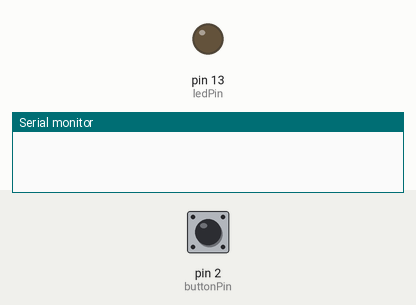
The sketch below on a simulated Arduino Uno, built with avr-gcc and run on an emulated ATmega328P. Shown: output pins drawn as LEDs (lit = HIGH), the last lines printed to the serial monitor. The inputs (shaded band) are chosen by the test bench; at power-on: pin 2 (buttonPin) LOW.

Above: at 1.2 s.
1.3 s: pin 2 (buttonPin) pulled HIGH for 0.15 s
At 2.0 s:
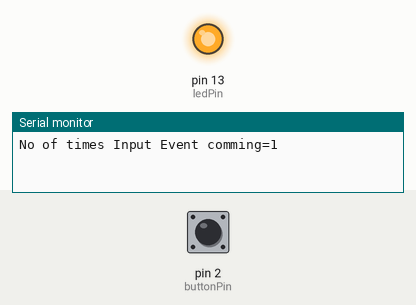
3.0 s: pin 2 (buttonPin) pulled HIGH for 3.2 s
At 4.4 s:
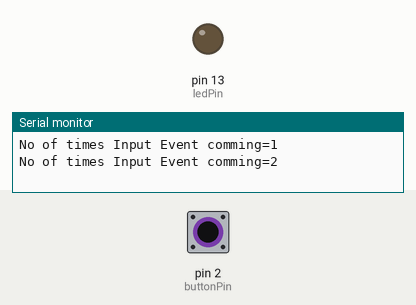
Timing chart, 0 to 7.7 s (numbered marks = the images above; inputs shaded):
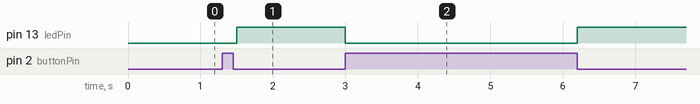

The sketch:

Digital_Input_Digital_Output1.ino
```cpp
// constants won't change. They're used here to set pin numbers:
const int buttonPin = 2;     // the number of the pushbutton pin
const int ledPin =  13;      // the number of the LED pin

// variables will change:
int buttonState = 0;         // variable for reading the pushbutton status
int count=0;                 //No of time input event coming
int lastButtonState = 0;     // previous state of the button

void setup() {
  Serial.begin(9600);
  // initialize the LED pin as an output:
  pinMode(ledPin, OUTPUT);
  // initialize the pushbutton pin as an input:
  pinMode(buttonPin, INPUT);
}

void loop() {
  // read the state of the pushbutton value:
  buttonState = digitalRead(buttonPin);
  if (buttonState != lastButtonState) {
          // check if the pushbutton is pressed. If it is, the buttonState is HIGH:
          if (buttonState == HIGH) {
            // turn LED on:
            digitalWrite(ledPin, LOW);
            count++;
            Serial.print("No of times Input Event comming=");
            Serial.println(count);
          } else {
            // turn LED off:
            digitalWrite(ledPin, HIGH);
          }
  }
  lastButtonState = buttonState;

  delay(100);
}
```

Measured:
- after the input at 1.3 s, pin 13 (ledPin): LOW → HIGH after 0.20 s
- after the input at 3.0 s, pin 13 (ledPin): HIGH → LOW at once, → HIGH 3.2 s later
